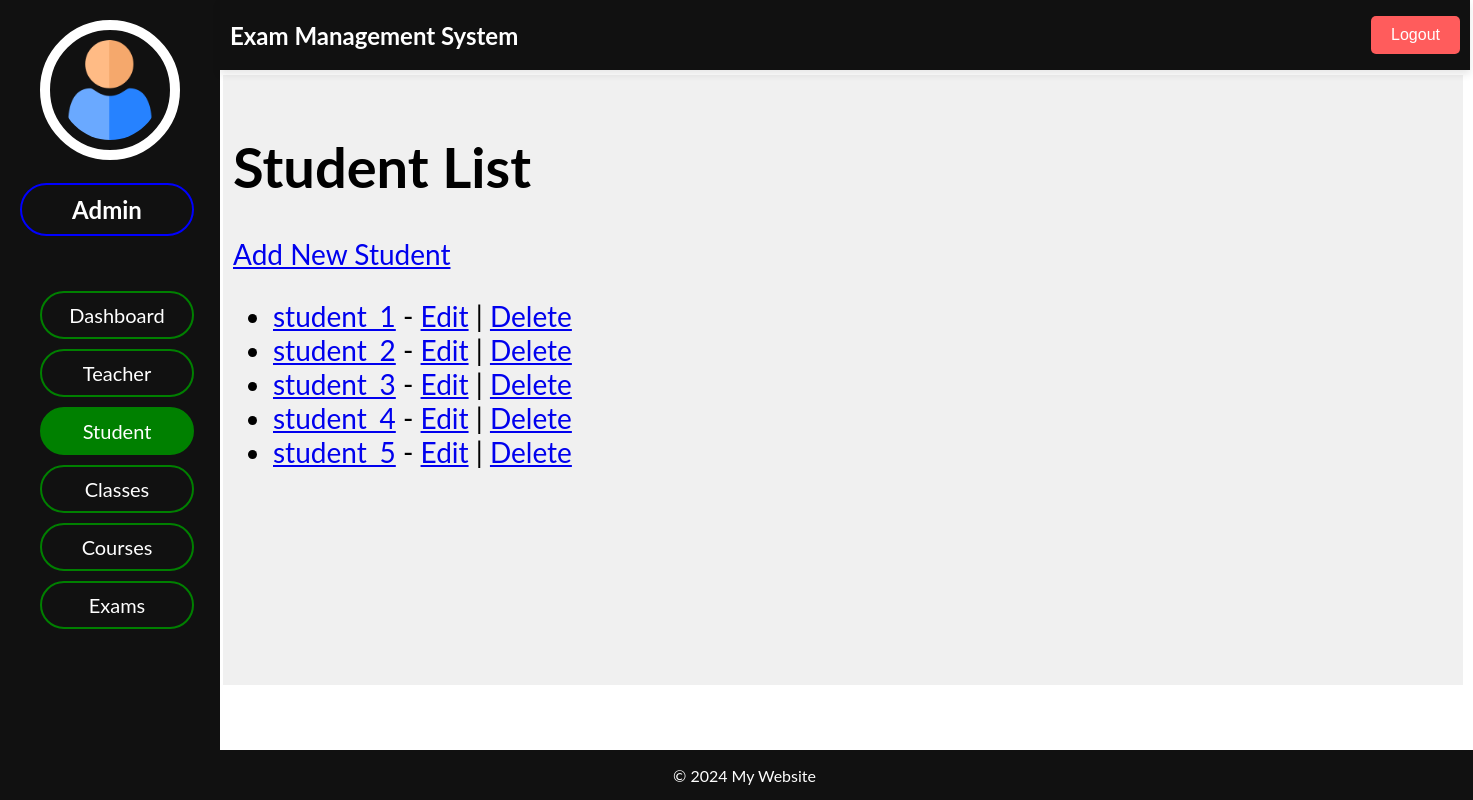
Page /adminpanel/students/all on the committed database.
### admin_panel/models.py (models this page shows, shortened)
class Student(models.Model):
    student_id = models.AutoField(primary_key=True)
    name = models.CharField(max_length=100)
    registration_no = models.CharField(max_length=50)
    email = models.EmailField()
    phone = models.CharField(max_length=15)
    class_id = models.ForeignKey(Class, null=True, blank=True, on_delete=models.SET_NULL)

### admin_panel/views.py (the view)
# urls.py: path('students/all', views.student_list, name='student_list'),
def student_list(request):
    students = Student.objects.all()
    return render(request, 'students/student_list.html', {'students': students})

### admin_panel/templates/students/student_list.html (shortened to what this page needs)
{% extends "dashboard/index.html" %}
{% block header %}
    {% include "dashboard/header.html" %}
{% endblock header %}
{% block sidenav %}
    {% include "students/sidenav.html" %}
{% endblock sidenav %}
{% block main %}
    <h1>Student List</h1>
    <a href="{% url 'student_create' %}">Add New Student</a>
    <ul>
        {% for student in students %}
            <li>
                <a href="{% url 'student_detail' student.pk %}">{{ student.name }}</a> -
                <a href="{% url 'student_update' student.pk %}">Edit</a> |
                <a href="{% url 'student_delete' student.pk %}">Delete</a>
            </li>
        {% endfor %}
    </ul>
{% endblock main %}
{% block footer %}
    {% include "dashboard/footer.html" %}
{% endblock footer %}

### admin_panel/static/css/index.css (style rules this page uses)
body { font-family: "Lato", sans-serif; }

### rows in the picture
Student: name "student_1"
Student: name "student_2"
Student: name "student_3"
Student: name "student_4"
Student: name "student_5"
